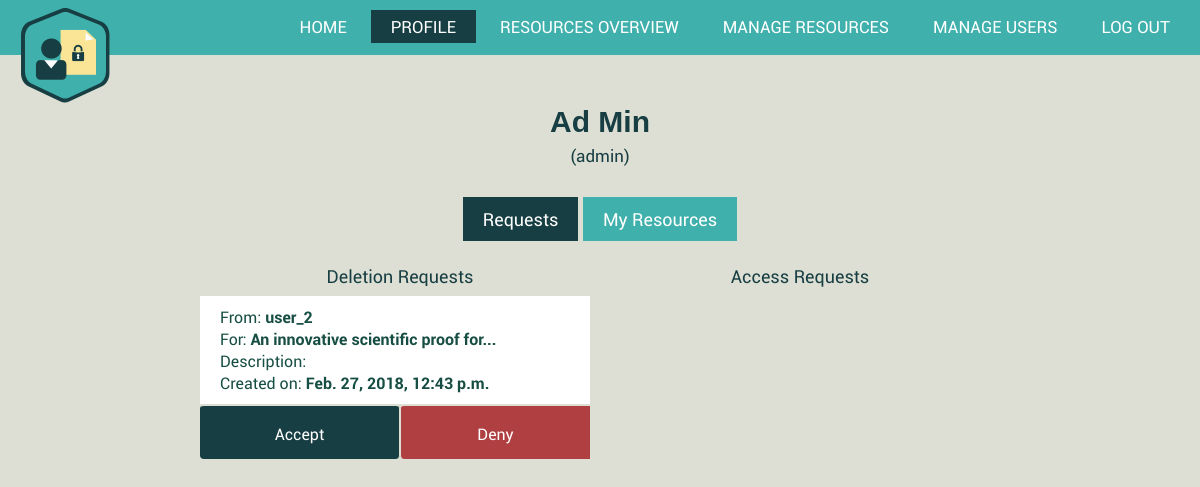
/profile/ (signed in), run on the app's committed database.
### AuthorizationManagement/models.py (models this page shows)
class Request(models.Model):
    sender = models.ForeignKey(CustomUser, on_delete = models.CASCADE)
    creationDate = models.DateTimeField(default=datetime.now, blank=True)
    resource = models.ForeignKey(Resource, on_delete = models.CASCADE)
    description = models.CharField(max_length=250, default = '')
    type=""
    class Meta:
        abstract = True
        unique_together=('sender','resource',) # This tuple must be unique when considered together

class DeletionRequest(Request):
    type = 'deletion'

class Resource(models.Model):
    type = models.CharField(max_length=50, default = '')
    name = models.CharField(max_length=150, default = '')
    description = models.CharField(max_length=250, default = '')
    creationDate = models.DateTimeField(default=datetime.now, blank=True)
    readers = models.ManyToManyField(CustomUser, related_name= 'reader')
    owners = models.ManyToManyField(Owner, related_name= 'owner')
    link = models.FileField(upload_to='')

### AuthorizationManagement/views.py (the view)
# urls.py: re_path(r'^profile/$', ProfileView.as_view(), name = 'profile'),
@method_decorator(never_cache, name='dispatch')
@method_decorator(login_required, name='dispatch')
class ProfileView(generic.ListView):
    model = AccessRequest.objects.none()
    template_name = 'AuthorizationManagement/profile.html'
    context_object_name = "requests_list"
    paginate_by = 4
    def get(self,request):
        current_user = self.request.user
        resources = MyResourcesView.get_queryset(self)
        if resources.exists():
            self.model = AccessRequest.objects.filter(resource__in=resources).order_by('-creationDate')
        if self.model.exists():
            if current_user.is_staff and DeletionRequest.objects.all().exists():
                self.model=get_sorted_requests(self.model, DeletionRequest.objects.all().order_by('-creationDate'))
        else:
            if current_user.is_staff and DeletionRequest.objects.all().exists():
                self.model = DeletionRequest.objects.all().order_by('-creationDate')
        return super(ProfileView, self).get(request)
    def get_queryset(self):
        return self.model
    def get_context_data(self, **kwargs):
        context = super(ProfileView, self).get_context_data(**kwargs)
        context['is_admin'] = self.request.user.is_staff
        return context

### AuthorizationManagement/views.py (called while the page is built)
    def get_queryset(self):
        current_user = Owner.objects.get(id=self.request.user.id)
        return current_user.owner.all()

### AuthorizationManagement/templates/AuthorizationManagement/profile.html (shortened to what this page needs)
{% extends "AuthorizationManagement/base.html" %}
{% block profile %}
class="active";
{% endblock %}
{% block styles %}
{% load static %}
<link rel="stylesheet" type="text/css" href="{% static 'AuthorizationManagement/css/base.css' %}"/>
<link rel="stylesheet" type="text/css" href="{% static 'AuthorizationManagement/css/modal-dialog-req.css' %}" />
<link rel="stylesheet" type="text/css" href="{% static 'AuthorizationManagement/css/profile.css' %}" />
<link rel="stylesheet" type="text/css" href="{% static 'AuthorizationManagement/css/resources-overview.css' %}" />
{% endblock %}
{% block body %}
<div class="body">
   <button onclick="showEditForm()" class="name" id="name"><strong>{{ user.first_name }} {{user.last_name}}</strong></button>
   <p>({{user.username}})</p>
</div>
{% block requests_or_resources %}
<div class="mini-nav">
   <a href="/profile/" class="current">Requests</a></li>
   <a href="/profile/my-resources" class="noncurrent">My Resources</a></li>
</div>
{% if is_admin %}
<div class="admin-container">
   <p class="access-request"> Access Requests </p>
   <p class="deletion-request"> Deletion Requests </p>
   {% for request in requests_list %}
   {% if request.type == 'access' %}
   <div class="info-access-req-adm">
      <p> From: <strong>{{request.sender.username}} </strong></p>
      <p> For: <strong>{{request.resource.name}} </strong></p>
      <p> Description: <strong>{{request.description}} </strong></p>
      <p> Created on: <strong>{{request.creationDate}}</strong></p>
   </div>
   <a href="#approve-request-{{request.id}}" class="admin-acc-accept-btn"> Accept </a>
   <div id="approve-request-{{request.id}}" class="modalDialog">
      <div>
         <a href="" title="Close" id="x"> x </a>
         <form action="/approve-access-request/{{request.id}}" method="post">
            {% csrf_token %}
            <div class="row">
               <p> Are you sure you want to <strong>approve</strong> the access request for resource:
                  <strong>{{request.resource.name}}</strong>?
               </p>
               <br>
            </div>
            <div class="row">
               <label for="desc">Message: </label><br>
               <textarea id="descr" name = "descr" placeholder="optional" maxlength="250" cols = "51" rows = "7"></textarea>
               <input id="yes" type="submit" value="Yes, allow permission">
               <a href="" title="close" id="close"> Close </a>
            </div>
         </form>
      </div>
   </div>
   <a href="#deny-request-{{request.id}}" class="admin-acc-deny-btn"> Deny </a>
   <div id="deny-request-{{request.id}}" class="modalDialog">
      <div>
         <a href="" title="Close" id="x"> x </a>
         <form action="/deny-access-request/{{request.id}}" method="post">
            {% csrf_token %}
            <div class="row">
               <p> Are you sure you want to <strong>deny</strong> the access request for resource:
                  <strong>{{request.resource.name}}</strong>?
               </p>
               <br>
            </div>
            <div class="row">
               <label for="descr">Message: </label><br>
               <textarea id="descr" name = "descr" placeholder="optional" maxlength="250" cols = "51" rows = "7"></textarea>
            </div>
            <input id="no" type="submit" value="Yes, deny permission">
            <a href="" title="close" id="close"> Close </a>
         </form>
      </div>
   </div>
   {% elif request.type == 'deletion' %}
   <div class="info-deletion-req-adm">
      <p> From: <strong>{{request.sender.username}} </strong></p>
      <p> For: <strong>{{request.resource.name}} </strong></p>
      <p> Description: <strong>{{request.description}} </strong></p>
      <p> Created on: <strong>{{request.creationDate}} </strong></p>
   </div>
   <a href="#approve-request-{{request.id}}" class="admin-del-accept-btn"> Accept </a>
   <a href="#deny-request-{{request.id}}" class="admin-del-deny-btn"> Deny </a>
   {% endif %}
   {% endfor %}
</div>
{% endif %}
{% endblock %}
{% endblock %}

### AuthorizationManagement/static/AuthorizationManagement/css/base.css (style rules this page uses)
* { margin:0; padding:0; }
body { font-family: "Roboto", sans-serif; background-color: #dddfd4; }

### AuthorizationManagement/static/AuthorizationManagement/css/profile.css (style rules this page uses)
.body { text-align: center; font-family: "Roboto", sans-serif; font-size: 17px; color: #173e43; margin-top: 50px; }
.name { font-size: 30px; border: none; background: none; text-decoration: none; margin-bottom: 5px; color: #173e43; }
.mini-nav { font-family: "Roboto", sans-serif; font-size: 1.5vw; margin-top: 40px; text-align: center; }
.current { padding: 10px 20px; text-decoration: none; color: white; background: #173e43; }
.noncurrent { padding: 10px 20px; text-decoration: none; color: white; background: #3fb0ac; }
.admin-container { display: grid; grid-template-columns: repeat(6, 1fr); grid-template-rows: 40px auto 55px auto 55px; grid-auto-flow: column; font-family: "Roboto", sans-serif; margin-top: 15px; }
.access-request { grid-column: 4/6; color: #173e43; text-align: center; font-size: 18px; padding: 5px 10px; margin-top: 13px; }
.deletion-request { grid-column: 2/4; color: #173e43; text-align: center; font-size: 18px; padding: 5px 10px; margin-top: 13px; }
.info-deletion-req-adm { grid-column: 2/4; border-top: 10px solid #dddfd4; border-right: 10px solid #dddfd4; background: #ffffff; text-decoration: none; text-align: left; padding: 10px 20px; color: #174e43; font-size: 16px; }
.admin-del-accept-btn { grid-column: 2/3; text-decoration: none; background: #173e43; color: white; padding: 17px 20px; text-align:center; border-top: 2px solid #dddfd4; border-right: 1px solid #dddfd4; border-radius: 4px; }
.admin-del-deny-btn { grid-column: 3/4; text-decoration: none; background: #b03f41; color: white; padding: 17px 20px; text-align: center; border-top: 2px solid #dddfd4; border-left: 1px solid #dddfd4; border-right: 10px solid #dddfd4; border-radius: 4px; }

### data on the page
DeletionRequest: sender.username "user_2", resource.name "An innovative scientific proof for...", creationDate "Feb. 27, 2018, 12:43 p.m."

### other printed values
{{ user.first_name }} "Ad"
{{ user.last_name }} "Min"
{{ user.username }} "admin"
